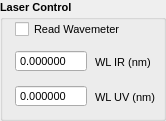
  <widget class="QGroupBox" name="groupBox_Laser">
   <property name="geometry">
    <rect>
     <x>450</x>
     <y>275</y>
     <width>166</width>
     <height>121</height>
    </rect>
   </property>
   <property name="font">
    <font>
     <family>Tahoma</family>
     <pointsize>8</pointsize>
     <weight>75</weight>
     <bold>true</bold>
    </font>
   </property>
   <property name="title">
    <string>Laser Control</string>
   </property>
   <widget class="QLabel" name="label_14">
    <property name="geometry">
     <rect>
      <x>95</x>
      <y>54</y>
      <width>61</width>
      <height>16</height>
     </rect>
    </property>
    <property name="font">
     <font>
      <pointsize>8</pointsize>
      <weight>50</weight>
      <bold>false</bold>
     </font>
    </property>
    <property name="text">
     <string>WL IR (nm)</string>
    </property>
   </widget>
   <widget class="QCheckBox" name="chk_connectWavemeter">
    <property name="geometry">
     <rect>
      <x>15</x>
      <y>20</y>
      <width>116</width>
      <height>18</height>
     </rect>
    </property>
    <property name="font">
     <font>
      <pointsize>8</pointsize>
      <weight>50</weight>
      <bold>false</bold>
     </font>
    </property>
    <property name="text">
     <string>Read Wavemeter</string>
    </property>
   </widget>
   <widget class="QLabel" name="label_45">
    <property name="geometry">
     <rect>
      <x>95</x>
      <y>89</y>
      <width>61</width>
      <height>16</height>
     </rect>
    </property>
    <property name="font">
     <font>
      <pointsize>8</pointsize>
      <weight>50</weight>
      <bold>false</bold>
     </font>
    </property>
    <property name="text">
     <string>WL UV (nm)</string>
    </property>
   </widget>
   <widget class="QDoubleSpinBox" name="out_wlIR">
    <property name="geometry">
     <rect>
      <x>15</x>
      <y>50</y>
      <width>72</width>
      <height>22</height>
     </rect>
    </property>
    <property name="sizePolicy">
     <sizepolicy hsizetype="Fixed" vsizetype="Fixed">
      <horstretch>0</horstretch>
      <verstretch>0</verstretch>
     </sizepolicy>
    </property>
    <property name="minimumSize">
     <size>
      <width>40</width>
      <height>22</height>
     </size>
    </property>
    <property name="maximumSize">
     <size>
      <width>104</width>
      <height>16777215</height>
     </size>
    </property>
    <property name="font">
     <font>
      <weight>50</weight>
      <bold>false</bold>
     </font>
    </property>
    <property name="mouseTracking">
     <bool>true</bool>
    </property>
    <property name="wrapping">
     <bool>false</bool>
    </property>
    <property name="frame">
     <bool>true</bool>
    </property>
    <property name="buttonSymbols">
     <enum>QAbstractSpinBox::NoButtons</enum>
    </property>
    <property name="keyboardTracking">
     <bool>true</bool>
    </property>
    <property name="decimals">
     <number>6</number>
    </property>
    <property name="maximum">
     <double>1000.000000000000000</double>
    </property>
   </widget>
   <widget class="QDoubleSpinBox" name="out_wlUV">
    <property name="geometry">
     <rect>
      <x>15</x>
      <y>85</y>
      <width>72</width>
      <height>22</height>
     </rect>
    </property>
    <property name="sizePolicy">
     <sizepolicy hsizetype="Fixed" vsizetype="Fixed">
      <horstretch>0</horstretch>
      <verstretch>0</verstretch>
     </sizepolicy>
    </property>
    <property name="minimumSize">
     <size>
      <width>40</width>
      <height>22</height>
     </size>
    </property>
    <property name="maximumSize">
     <size>
      <width>104</width>
      <height>16777215</height>
     </size>
    </property>
    <property name="font">
     <font>
      <weight>50</weight>
      <bold>false</bold>
     </font>
    </property>
    <property name="mouseTracking">
     <bool>true</bool>
    </property>
    <property name="wrapping">
     <bool>false</bool>
    </property>
    <property name="frame">
     <bool>true</bool>
    </property>
    <property name="buttonSymbols">
     <enum>QAbstractSpinBox::NoButtons</enum>
    </property>
    <property name="keyboardTracking">
     <bool>true</bool>
    </property>
    <property name="decimals">
     <number>6</number>
    </property>
    <property name="maximum">
     <double>1000.000000000000000</double>
    </property>
   </widget>
  </widget>
